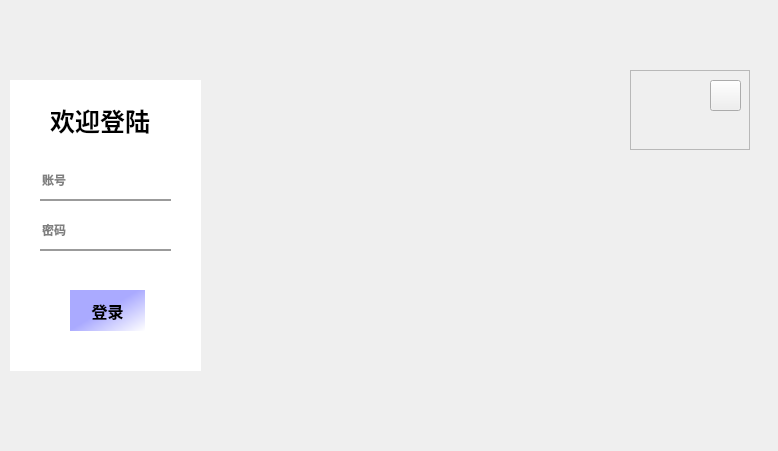
<?xml version="1.0" encoding="UTF-8"?>
<ui version="4.0">
 <class>Dialog</class>
 <widget class="QDialog" name="Dialog">
  <property name="geometry">
   <rect>
    <x>0</x>
    <y>0</y>
    <width>778</width>
    <height>451</height>
   </rect>
  </property>
  <property name="font">
   <font>
    <weight>75</weight>
    <bold>true</bold>
   </font>
  </property>
  <property name="windowTitle">
   <string>Dialog</string>
  </property>
  <widget class="QLabel" name="label">
   <property name="geometry">
    <rect>
     <x>10</x>
     <y>80</y>
     <width>191</width>
     <height>291</height>
    </rect>
   </property>
   <property name="styleSheet">
    <string notr="true">background-color: rgb(255, 255, 255);</string>
   </property>
   <property name="text">
    <string/>
   </property>
  </widget>
  <widget class="QLabel" name="label_2">
   <property name="geometry">
    <rect>
     <x>200</x>
     <y>80</y>
     <width>541</width>
     <height>301</height>
    </rect>
   </property>
   <property name="styleSheet">
    <string notr="true">background-image: url(:/icon/C:/Users/28469/Desktop/demo/6ed0b895359d7e8d78bf3e061e1a4f8.png);</string>
   </property>
   <property name="text">
    <string/>
   </property>
  </widget>
  <widget class="QLabel" name="label_3">
   <property name="geometry">
    <rect>
     <x>50</x>
     <y>100</y>
     <width>111</width>
     <height>41</height>
    </rect>
   </property>
   <property name="font">
    <font>
     <family>幼圆</family>
     <pointsize>19</pointsize>
     <weight>75</weight>
     <bold>true</bold>
    </font>
   </property>
   <property name="text">
    <string>欢迎登陆</string>
   </property>
   <property name="textFormat">
    <enum>Qt::MarkdownText</enum>
   </property>
  </widget>
  <widget class="QLineEdit" name="lineEdit">
   <property name="geometry">
    <rect>
     <x>40</x>
     <y>160</y>
     <width>131</width>
     <height>41</height>
    </rect>
   </property>
   <property name="styleSheet">
    <string notr="true">border:none;
border-bottom:2px solid rgba(0,0,0,100);
background-color: rgb(0, 0, 0,0);</string>
   </property>
   <property name="placeholderText">
    <string>账号</string>
   </property>
  </widget>
  <widget class="QLineEdit" name="lineEdit_2">
   <property name="geometry">
    <rect>
     <x>40</x>
     <y>210</y>
     <width>131</width>
     <height>41</height>
    </rect>
   </property>
   <property name="styleSheet">
    <string notr="true">border:none;
border-bottom:2px solid rgba(0,0,0,100);
background-color: rgb(0, 0, 0,0);</string>
   </property>
   <property name="echoMode">
    <enum>QLineEdit::Password</enum>
   </property>
   <property name="placeholderText">
    <string>密码</string>
   </property>
  </widget>
  <widget class="QPushButton" name="pushButton">
   <property name="geometry">
    <rect>
     <x>70</x>
     <y>290</y>
     <width>75</width>
     <height>41</height>
    </rect>
   </property>
   <property name="font">
    <font>
     <family>幼圆</family>
     <pointsize>12</pointsize>
     <weight>75</weight>
     <bold>true</bold>
    </font>
   </property>
   <property name="styleSheet">
    <string notr="true">QPushButton{
	
	
	background-color: qlineargradient(spread:pad, x1:0.455, y1:0.488636, x2:1, y2:1, stop:0 rgba(170, 170, 255, 255), stop:1 rgba(255, 255, 255, 255));
	border:none;

}</string>
   </property>
   <property name="text">
    <string>登录</string>
   </property>
  </widget>
  <widget class="QFrame" name="frame">
   <property name="geometry">
    <rect>
     <x>630</x>
     <y>70</y>
     <width>120</width>
     <height>80</height>
    </rect>
   </property>
   <property name="frameShape">
    <enum>QFrame::StyledPanel</enum>
   </property>
   <property name="frameShadow">
    <enum>QFrame::Raised</enum>
   </property>
   <widget class="QPushButton" name="pushButton_2">
    <property name="geometry">
     <rect>
      <x>40</x>
      <y>10</y>
      <width>31</width>
      <height>31</height>
     </rect>
    </property>
    <property name="styleSheet">
     <string notr="true">border-image: url(:/image/C:/Users/28469/Desktop/demo/23c81bc848f87ae480ab8d267acfade.png);
border:none;</string>
    </property>
    <property name="text">
     <string/>
    </property>
   </widget>
   <widget class="QPushButton" name="pushButton_3">
    <property name="geometry">
     <rect>
      <x>80</x>
      <y>10</y>
      <width>31</width>
      <height>31</height>
     </rect>
    </property>
    <property name="styleSheet">
     <string notr="true">border-image: url(:/image/C:/Users/28469/Desktop/demo/41fcb7a2603e2ab8b56e2c4d42a3c15.png);</string>
    </property>
    <property name="text">
     <string/>
    </property>
   </widget>
  </widget>
 </widget>
 <resources>
  <include location="D:/Qt_res.qrc"/>
 </resources>
 <connections>
  <connection>
   <sender>pushButton_3</sender>
   <signal>clicked()</signal>
   <receiver>Dialog</receiver>
   <slot>close()</slot>
   <hints>
    <hint type="sourcelabel">
     <x>732</x>
     <y>85</y>
    </hint>
    <hint type="destinationlabel">
     <x>758</x>
     <y>51</y>
    </hint>
   </hints>
  </connection>
  <connection>
   <sender>pushButton_2</sender>
   <signal>clicked()</signal>
   <receiver>Dialog</receiver>
   <slot>showMinimized()</slot>
   <hints>
    <hint type="sourcelabel">
     <x>693</x>
     <y>85</y>
    </hint>
    <hint type="destinationlabel">
     <x>692</x>
     <y>37</y>
    </hint>
   </hints>
  </connection>
 </connections>
</ui>
